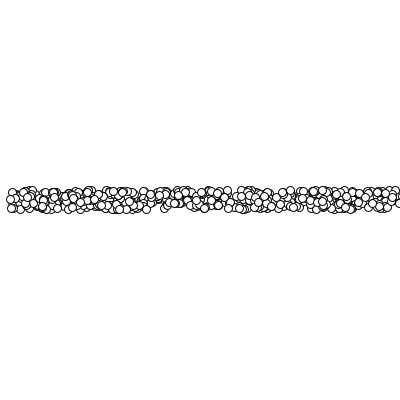
Frame 1 (no input)
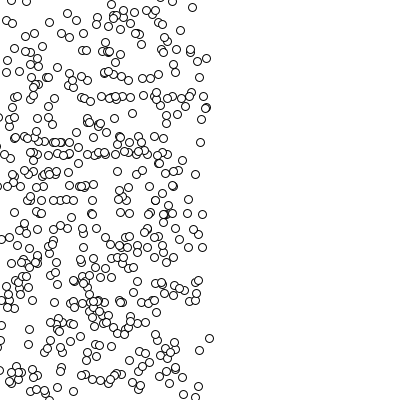
Frame 60 (the mouse pressed at the canvas centre just before this capture)
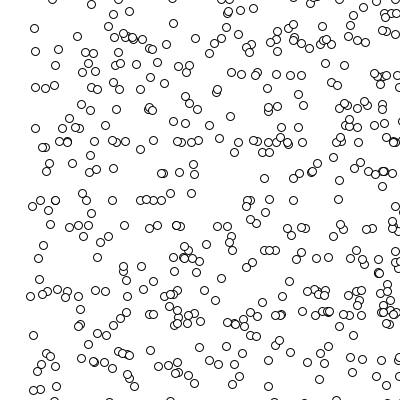
Frame 120 (the mouse held since frame 60 and released just before this capture)

The Processing sketch that drew these frames (run headless with seeded random() and noise(); from frame 60 on, the mouse is pressed at the canvas centre):

// Processing sketch: sketch_170711c
// ── sketch_170711c.pde
Particula[] p;

void setup(){
  size(400,400);
  p = new Particula[500];
  for(int i=0; i<p.length; i++){
    p[i] = new Particula();
  }
}
void draw(){
  background(255);
  for(int i=0; i<p.length; i++){
    p[i].actualizar();
    p[i].dibujar();
  }
}




// ── Particula.pde
class Particula{//Nombre de la clase en mayuscula
  float x, y;//posicion
  float dx, dy;//velocidad
  float tamano;
    
  Particula(){//constructor
    x      = random(width);//width/2;//
    y      = height/2;//random(height);
    dx     = 10;//random(-10,10);
    dy     = random(-10,10);
    tamano = 8;
  }
  void actualizar(){
    x+=dx;
    y+=dy;
    /*if(x<0)     x+=width;
    if(x>width) x-=width;
    if(y<0)     y+=height;
    if(y>height)y-=height;*/
    if(x<0 || x>width) dx*=-1;
    if(y<0 || y>height) dy*=-1;
  }
  void dibujar(){
    pushMatrix();
    translate(x,y);
    ellipse(0,0,tamano,tamano);
    popMatrix();
  }
}
